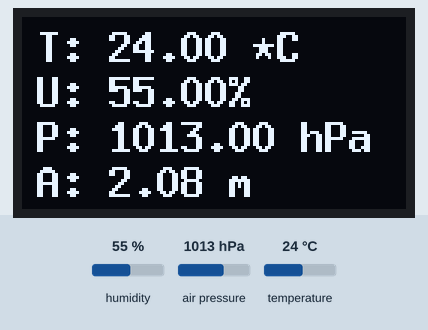
The sketch below on a simulated Arduino Uno, built with avr-gcc and run on an emulated ATmega328P. Parts: 128×64 one-colour display. The inputs (shaded band) are chosen by the test bench; at power-on: humidity 55 %, air pressure 1013 hPa, temperature 24 °C. No radio packets arrive unless stated; what the sketch prints to the serial monitor is not drawn.

Above: at 1.2 s.
1.3 s: humidity set to 22 %
At 6.0 s:
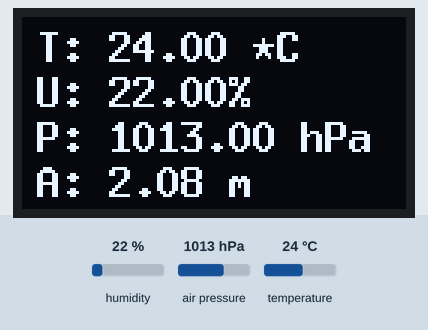
6.8 s: air pressure set to 952 hPa
At 11.3 s:
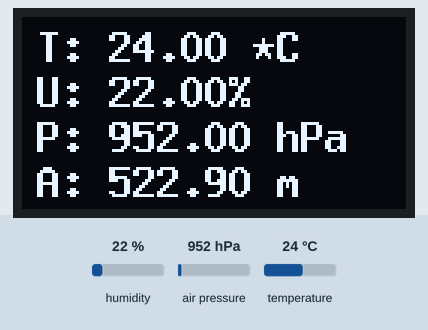
11.8 s: temperature set to 12 °C
At 16.2 s:
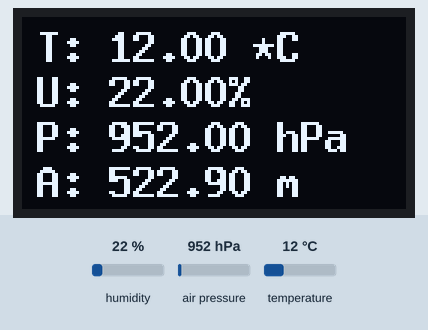
16.8 s: humidity set to 40 %
At 21.3 s:
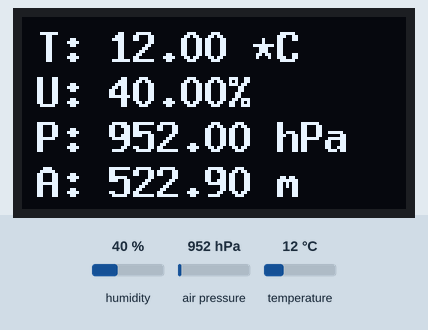
Timing chart, 0 to 22.8 s (numbered marks = the images above; inputs shaded):
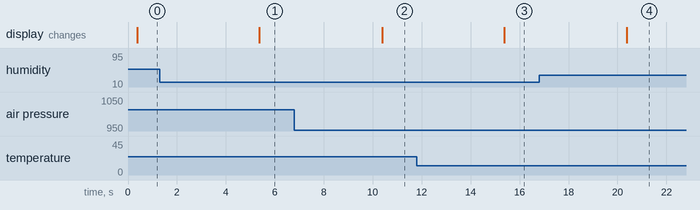

The sketch:

weather_station_sensor.ino
```cpp
#include <Wire.h>
#include <SPI.h>
#include <RF24.h>
#include <RF24Network.h>
#include <Adafruit_Sensor.h>
#include <Adafruit_BME280.h>
#include <U8glib.h>

#define PressureAtSeaLevel_HPA (1013.25)

Adafruit_BME280 bme;
U8GLIB_SSD1306_128X64 u8g(U8G_I2C_OPT_NO_ACK);

RF24 radio(9, 10);
RF24Network network(radio);

const uint16_t this_node = 01;
const uint16_t other_node = 00;

struct payload_t {
  float temp;
  float umid;
  float pres;
  float alti;
};

void setupOled(){

  if (u8g.getMode() == U8G_MODE_R3G3B2){
    u8g.setColorIndex(255);
  } else if (u8g.getMode() == U8G_MODE_GRAY2BIT){
    u8g.setColorIndex(3);
  } else if (u8g.getMode() == U8G_MODE_BW){
    u8g.setColorIndex(1);
  } else if (u8g.getMode() == U8G_MODE_HICOLOR){
    u8g.setHiColorByRGB(255, 255, 255);
  }

}

void draw(float temp, float umid, float pres, float alti){

  char buf[15];
  String tempStr;
  u8g.setFont(u8g_font_8x13B);

  tempStr = "T: " + String(temp) + " *C";
  tempStr.toCharArray(buf, 15);
  u8g.drawStr(5, 15, buf);

  tempStr = "U: " + String(umid) + "%";
  tempStr.toCharArray(buf, 15);
  u8g.drawStr(5, 30, buf);

  tempStr = "P: " + String(pres) + " hPa";
  tempStr.toCharArray(buf, 15);
  u8g.drawStr(5, 45, buf);

  tempStr = "A: " + String(alti) + " m";
  tempStr.toCharArray(buf, 15);
  u8g.drawStr(5, 60, buf);


}

void setup() {
  Serial.begin(9600);
  bme.begin(0x76);
  setupOled();

  Serial.println(F("Wheater Station - v1.0"));

  SPI.begin();
  if (!radio.begin()) {
    Serial.println(F("Radio hardware not responding!"));
    while (1) {
      // hold in infinite loop
    }
  }
  radio.setDataRate(RF24_250KBPS);
  network.begin(/* Canal */ 120, /* Endereco do nó */ this_node);

}

void loop() {

  unsigned long start = millis();

  float temp = bme.readTemperature();
  float umid = bme.readHumidity();
  float pres = bme.readPressure() / 100.0F;
  float alti = bme.readAltitude(PressureAtSeaLevel_HPA);

  u8g.firstPage();

  do{
    draw(temp, umid, pres, alti);
  } while(u8g.nextPage());

  network.update();

  RF24NetworkHeader header(other_node);
  payload_t payload = {temp, umid, pres, alti};
  network.write(header, &payload, sizeof(payload));

  unsigned long stop = millis();

  delay(5000 - (stop - start));

}
```

Measured:
- after the input at 1.3 s, the display: changes after 4.1 s (image 1)
- after the input at 6.8 s, the display: changes after 3.6 s (image 2)
- after the input at 11.8 s, the display: changes after 3.6 s (image 3)
- after the input at 16.8 s, the display: changes after 3.6 s (image 4)
